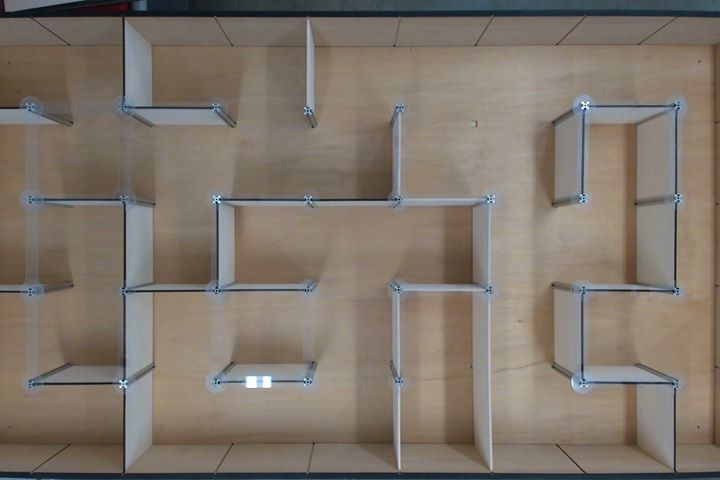
#> input picture Vision/maze.jpg, 720 x 480 px
$ python testing.py   (older library calls are emulated)
#> lines starting #> are read from the running program, lines starting #| are printed output that depends on the picture; after the words box and inside, x2 and y2 are one past the last pixel; in counts of white or black regions, pixels touching at a corner belong together
import cv2
import numpy as np
from matplotlib import pyplot as plt

img = cv2.imread('maze.jpg',0)
#> img: shape (480, 720); min 0, max 255, mean 119.3

x = 1
y = 2
# #needs blurring
# #img_blur = cv2.medianBlur(img,5)
# img_blur = cv2.bilateralFilter(img,9,150,150)
# plt.subplot(x,y,1),plt.imshow(img, cmap ='gray')
# plt.title('img_gausThres')
# plt.xticks([]),plt.yticks([])
# #-----------------------------------------------------------------------------------
# #ADAPTIVE_THRESH_GAUSSIAN_
# img_gausThres = cv2.adaptiveThreshold(img_blur,255,cv2.ADAPTIVE_THRESH_GAUSSIAN_C,\
            # cv2.THRESH_BINARY,11,2)
# #-----------------------------------------------------------------------------------
# plt.subplot(x,y,2),plt.imshow(img_gausThres, cmap ='gray')
# plt.title('img_gausThres')
# plt.xticks([]),plt.yticks([])
# #-----------------------------------------------------------------------------------
# #laplacian

# img = cv2.imread('maze.jpg',0)
# img_laplacian = cv2.Laplacian(img,cv2.CV_64F)
# plt.subplot(x,y,3),plt.imshow(img_laplacian, cmap = 'gray')
# plt.title('Laplacian'), plt.xticks([]), plt.yticks([])


#-----------------------------------------------------------------------------------
#canny
edges = cv2.Canny(img,50,150)
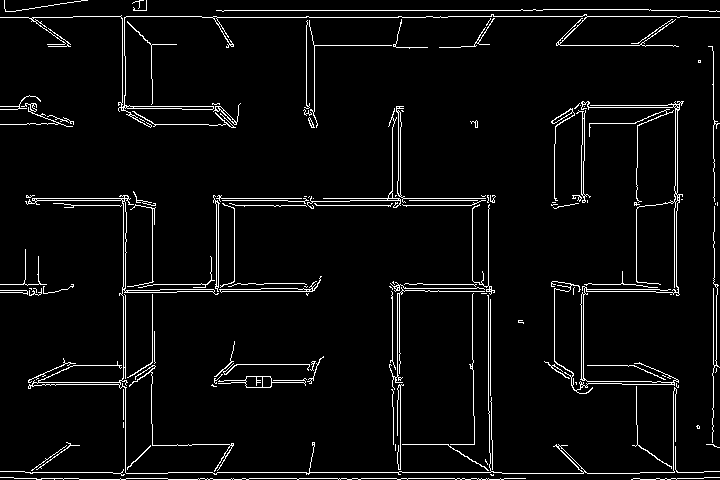
#> edges: shape (480, 720); 4.4% white in thin lines or dots
plt.subplot(x,y,1),plt.imshow(edges, cmap = 'gray')
plt.title('canny'), plt.xticks([]), plt.yticks([])
#-----------------------------------------------------------------------------------
#watershed
img = cv2.imread('maze.jpg')
#> img is the input picture: shape (480, 720, 3); mean B, G, R 107.5, 117.5, 127.3
gray = cv2.cvtColor(img,cv2.COLOR_BGR2GRAY)
ret, thresh = cv2.threshold(gray,0,255,cv2.THRESH_BINARY_INV+cv2.THRESH_OTSU)
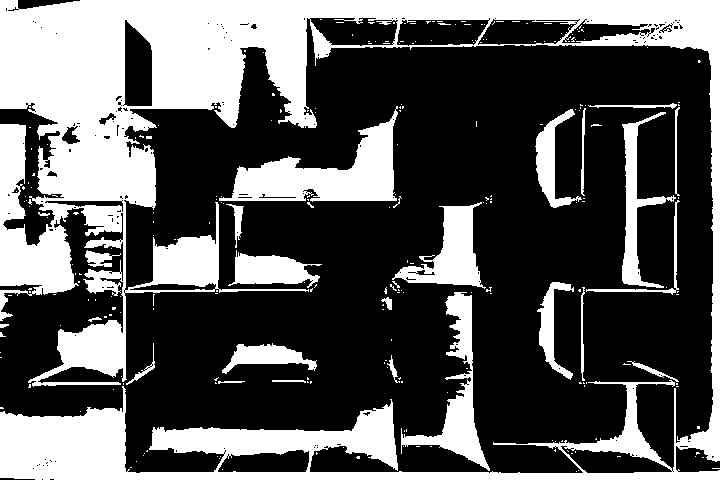
#> thresh: shape (480, 720); 34.7% white; 254 white regions (228 under 20 px), largest, box (x1, y1, x2, y2) and area: (0, 0, 720, 480) 93778, (219, 106, 398, 202) 6943, (401, 292, 490, 471) 3956
#> ret = 112

# noise removal
kernel = np.ones((3,3),np.uint8)
opening = cv2.morphologyEx(thresh,cv2.MORPH_OPEN,kernel, iterations = 2)
#> opening: shape (480, 720); 31.7% white; 34 white regions, largest, box (x1, y1, x2, y2) and area: (0, 0, 720, 461) 52118, (0, 408, 720, 480) 12885, (232, 121, 394, 201) 6565

# sure background area
sure_bg = cv2.dilate(opening,kernel,iterations=3)
#> sure_bg: shape (480, 720); 40% white; 16 white regions, largest, box (x1, y1, x2, y2) and area: (0, 0, 720, 464) 64298, (0, 382, 720, 480) 27202, (229, 118, 397, 235) 8760

# Finding sure foreground area
dist_transform = cv2.distanceTransform(opening,cv2.DIST_L2,5)
ret, sure_fg = cv2.threshold(dist_transform,0.7*dist_transform.max(),255,0)
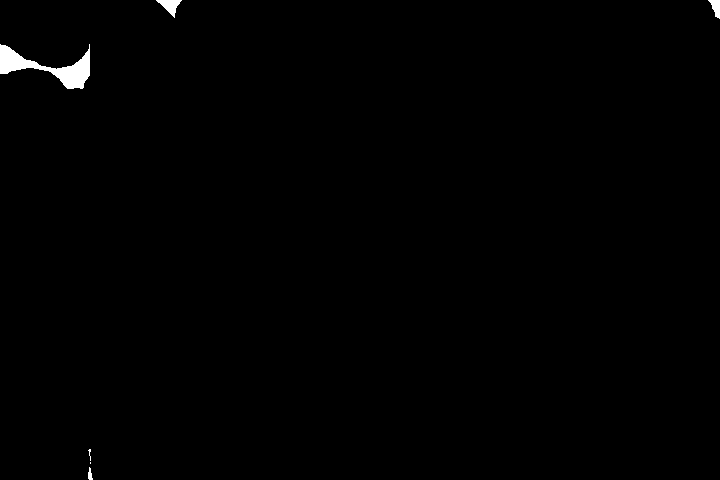
#> sure_fg: shape (480, 720) float32; 0.55% white; 6 white regions (2 under 20 px), largest, box (x1, y1, x2, y2) and area: (0, 44, 90, 89) 1500, (156, 0, 182, 18) 213, (708, 0, 720, 19) 131, (88, 467, 93, 480) 41
#> ret = 35

# Finding unknown region
sure_fg = np.uint8(sure_fg)
unknown = cv2.subtract(sure_bg,sure_fg)
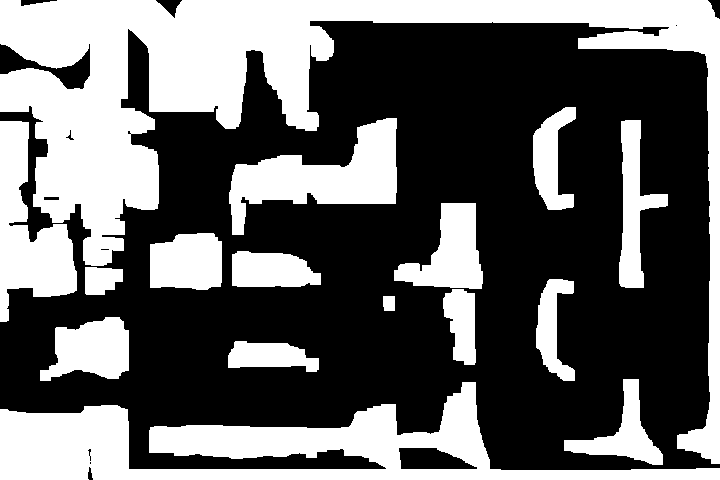
#> unknown: shape (480, 720); 39.5% white; 16 white regions, largest, box (x1, y1, x2, y2) and area: (0, 0, 720, 464) 62454, (0, 382, 720, 480) 27143, (229, 118, 397, 235) 8760

# Marker labelling
ret, markers = cv2.connectedComponents(sure_fg)
#> markers: shape (480, 720) int32; 7 distinct labels, from 0 to 6
#> ret = 7

# Add one to all labels so that sure background is not 0, but 1
markers = markers+1
#> markers: shape (480, 720) int32; 7 distinct labels, from 1 to 7

# Now, mark the region of unknown with zero
markers[unknown==255] = 0
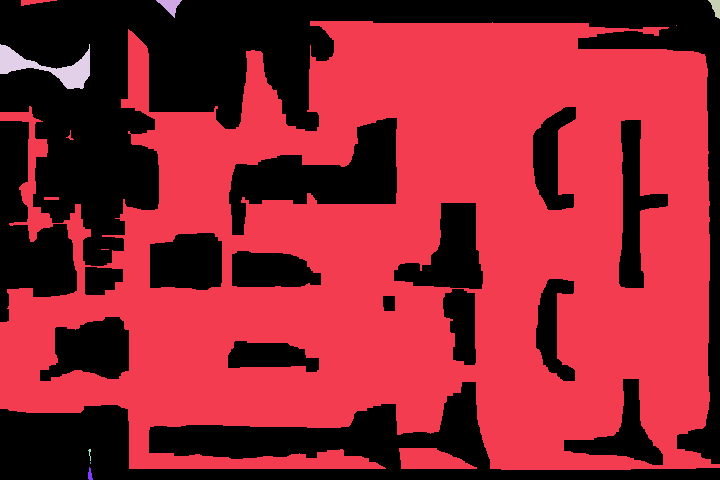
#> markers: shape (480, 720) int32; 8 distinct labels, from 0 to 7; one colour per label, 0 black

markers = cv2.watershed(img,markers)
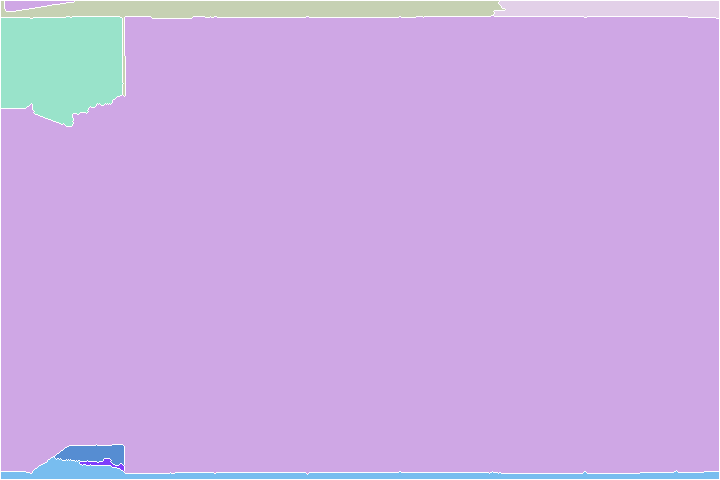
#> markers: shape (480, 720) int32; 8 distinct labels, from -1 to 7; one colour per label, 0 black, -1 white
img[markers == -1] = [255,0,0]
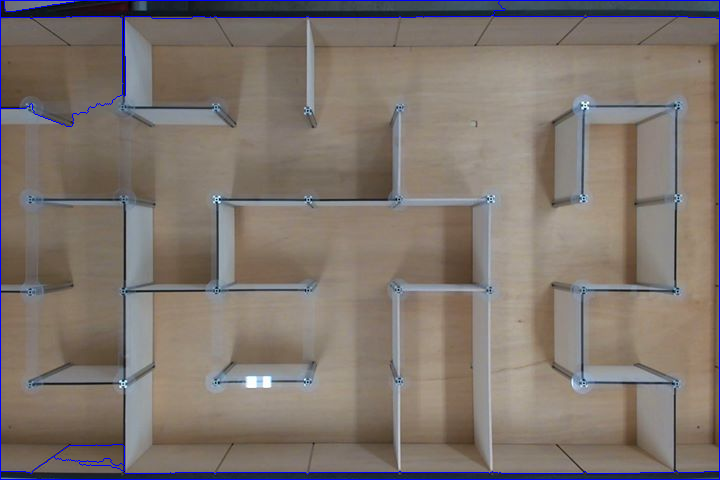
#> img: shape (480, 720, 3); 1.27% of pixels changed, all inside (x1, y1, x2, y2) = (0, 0, 720, 480)
plt.subplot(x,y,2),plt.imshow(img, cmap = 'gray')
plt.title('watershed_canny'), plt.xticks([]), plt.yticks([])
#-----------------------------------------------------------------------------------


plt.show()
#> figure, not shown here; B, G, R data is drawn as R, G, B

$ run again, with Vision/perspective.jpg copied over Vision/maze.jpg
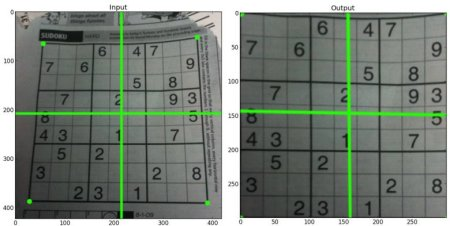
#> input picture Vision/perspective.jpg, 450 x 226 px
#> `edges = cv2.Canny(img,50,150)`:
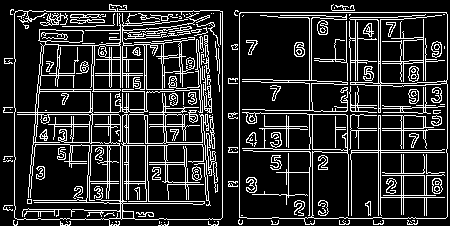
#> edges: shape (226, 450); 17.3% white in thin lines or dots
#> img is the input picture: shape (226, 450, 3); mean B, G, R 119.6, 128.8, 119.9
#> thresh: shape (226, 450); 84.3% white; 9 black regions (7 under 20 px), largest, box (x1, y1, x2, y2) and area: (0, 0, 450, 226) 15475, (189, 12, 221, 48) 433
#> `ret, thresh = cv2.threshold(gray,0,255,cv2.THRESH_BINARY_INV+cv2.THRES..`: ret = 175
#> opening: shape (226, 450); 83.7% white; 2 black regions (1 under 20 px), largest, box (x1, y1, x2, y2) and area: (0, 0, 450, 226) 16603
#> sure_bg: shape (226, 450); 88.6% white; 1 black region, box (x1, y1, x2, y2) and area: (0, 0, 450, 226) 11562
#> `ret, sure_fg = cv2.threshold(dist_transform,0.7*dist_transform.max(),2..`: ret = 72.8
#> unknown: shape (226, 450); 80.8% white; 3 black regions, box (x1, y1, x2, y2) and area: (0, 0, 450, 226) 11562, (87, 83, 150, 147) 4032, (312, 84, 375, 146) 3897
#> `ret, markers = cv2.connectedComponents(sure_fg)`: ret = 3
#> `img[markers == -1] = [255,0,0]`:
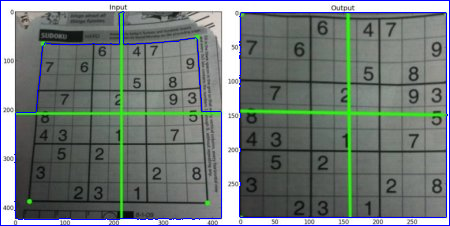
#> img: shape (226, 450, 3); 2.93% of pixels changed, all inside (x1, y1, x2, y2) = (0, 0, 450, 226)
